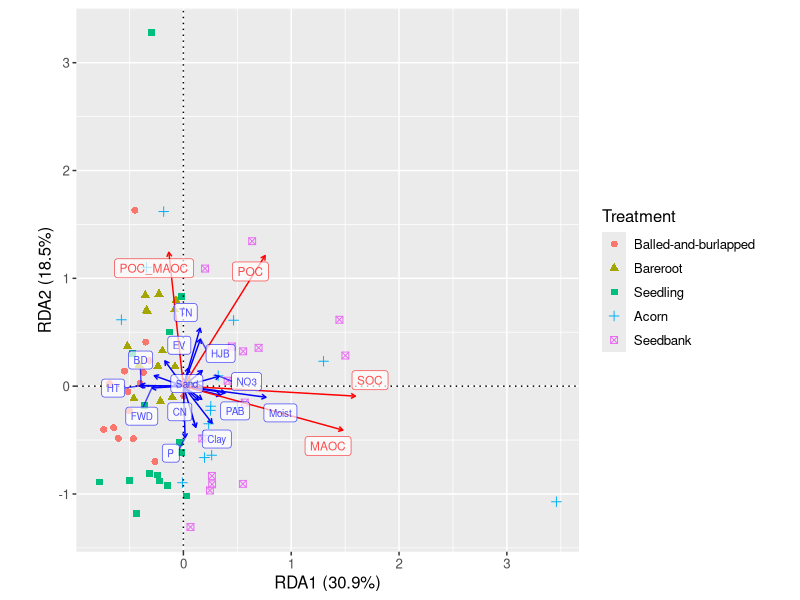
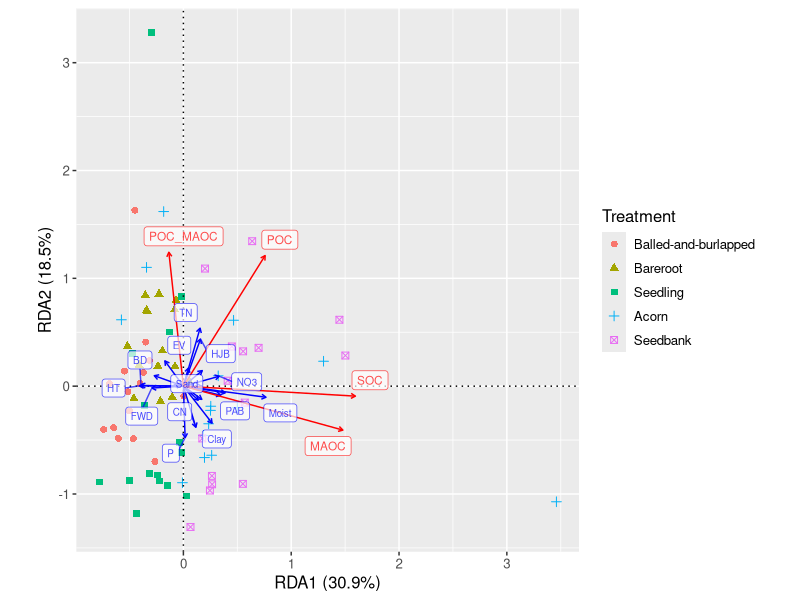

These figures' R source, in order:
path_to_repo = "C:/Users/Chels/OneDrive - University of Illinois - Urbana/Chapter2/Floodplain-Experiment-Repo"
setwd(path_to_repo)

library(ggplot2)
library(ggfortify)
library(patchwork)
library(ggrepel)
library(tidyr)
library(dplyr)
library(vegan)

## treatment names
trt.letters = c("A","B","C","D","E","R")
trt.names = c("Balled-and-burlapped","Bareroot","Seedling","Acorn","Seedbank","Reference")

## read in all soil data
soil.df = read.csv("Soil_Analysis/Clean_Data/Soil_Data_by_Quadrat_June2023.csv")

# soil data labels
ag.cols = c("fpom","g475mm","g2mm","g250um","g53um","l53um","mwd")
cat.cols = c("k","ca","mg")
meq.cols = c("k.meq","ca.meq","mg.meq")
text.cols = c("Sand","Silt","Clay")

# variables to omit
leave.out = c("ton.percent","pon.percent","texture.class","n.release",
              "volumetric.moisture","coarse.material",
              "k.sat","ca.sat","mg.sat","h.sat","h.meq",
              ag.cols[1:6],meq.cols)
soil.df = soil.df[,-which(colnames(soil.df) %in% leave.out)]

## read in biomass data
bm.df = read.csv("Understory_Analysis/Clean_Data/Biomass_By_Quadrat_and_Year.csv")
bm.df.2022 = bm.df[which(bm.df$year == 2022),-which(colnames(bm.df) == "year")]

# combine biomass and soil data
soil.bm.df = left_join(soil.df, bm.df.2022, 
                       by=c("full.treatment.name","treatment","plot","quadrat"))

# remove reference
soil.bm.df = soil.bm.df[-which(soil.bm.df$treatment == "R"),]

# update column names
colnames(soil.bm.df)[5:36] = c("Temp","Moist","BD","TN","TC","CN","SOC",text.cols,
                               "pH","P","K","Ca","Mg","SOM","NO3","NH4","CEC","POC",
                               "EV","HT","MWD","TIC","MAOC","POC_MAOC",
                               "HB","HL","FWD","MB","PAB","HJB")
 
# select explanatory and response variables
y.cols = c("SOC","POC","MAOC","POC_MAOC")
x.cols = c("Temp","Moist","BD","TN","CN","Sand","Clay",
           "pH","P","NO3","NH4","CEC","EV","HT",
           "MWD","HL","FWD","MB","PAB","HJB")

# scale the data
df.scale = data.frame(scale(soil.bm.df[,c(y.cols,x.cols)], center=T, scale=T))
y.data = df.scale[,y.cols]
x.data = df.scale[,x.cols]

# run the RDA
rda_model <- rda(y.data ~., data = x.data)

# RDA summary data
summary(rda_model)
smry <- summary(rda_model)
df1  <- data.frame(smry$sites[,1:3])       # PC1 and PC2
df1$full.treatment.name = soil.bm.df$full.treatment.name
df2  <- data.frame(smry$species[,1:3])     # loadings for PC1 and PC2
df3  <- data.frame(smry$biplot[,1:3])

# variance explained by each RDA axis
var.rda1 = round(smry$cont$importance["Proportion Explained","RDA1"]*100,1)
var.rda2 = round(smry$cont$importance["Proportion Explained","RDA2"]*100,1)
var.rda1.label = paste("RDA1 (",var.rda1,"%)",sep="")
var.rda2.label = paste("RDA2 (",var.rda2,"%)",sep="")

# make biplot
rda.plot <- ggplot(data=df1) + 
                   geom_point(aes(x=RDA1, y=RDA2, 
                                  color=factor(full.treatment.name, levels=trt.names),
                                  shape=factor(full.treatment.name, levels=trt.names)),
                              size=2) + 
                   guides(shape=guide_legend(title="Treatment"),
                          color=guide_legend(title="Treatment")) +
                   geom_hline(yintercept=0, linetype="dotted") +
                   geom_vline(xintercept=0, linetype="dotted") +
                   coord_fixed() + 
                   geom_segment(data=df3, 
                                aes(x=0, xend=RDA1, y=0, yend=RDA2), 
                                color="blue", 
                                arrow=arrow(length=unit(0.01,"npc"))) +
                   geom_segment(data=df2, 
                                aes(x=0, xend=RDA1, y=0, yend=RDA2), 
                                color="red", 
                                arrow=arrow(length=unit(0.01,"npc"))) +
                   geom_label_repel(data=df3, 
                                    aes(x=RDA1, y=RDA2, label=rownames(df3)),
                                    color="blue",fill="transparent",
                                    alpha=0.7,size=2.5) +
                   geom_label_repel(data=df2,
                                    aes(x=RDA1, y=RDA2, label=rownames(df2)),
                                    color="red", fill="transparent",
                                    alpha=0.7,size=3) +
                   labs(x=var.rda1.label,y=var.rda2.label) + 
                   theme(text=element_text(size=12))
rda.plot

#df3$rows = rownames(df3)
#var.sort1 = sort(df3[,"RDA1"], decreasing=T, index.return=T)
#df3[var.sort1$ix, c("RDA1","rows")]

#var.sort2 = sort(df3[,"RDA2"], decreasing=T, index.return=T)
#df3[var.sort2$ix, c("RDA2","rows")]

# write plot
ggsave("Figures/Figure5_Soil_Vegetation_RDA_HTElev.jpeg", 
       plot=rda.plot, width=26, height=20, units="cm", dpi=600)

# compute Pearsons r^2 to confirm inference about correlations
# among SOC, MAOC, POC, and POC:MAOC ratio
#cor(df.scale$SOC, df.scale$MAOC, method = "pearson")
#cor(df.scale$SOC, df.scale$POC, method = "pearson")
#cor(df.scale$SOC, df.scale$POC_MAOC, method = "pearson")
